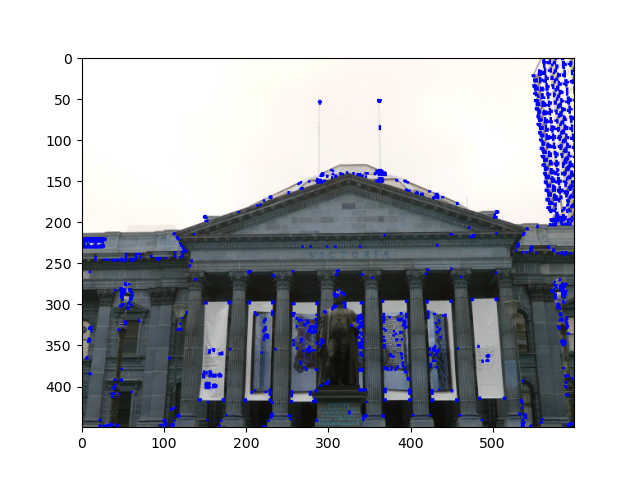
#> input picture Phase1/Code/Corners_1.png, 640 x 480 px, given in place of 1.jpg, which was not available
$ python Wrapper.py
#> lines starting #> are read from the running program, lines starting #| are printed output that depends on the picture; after the words box and inside, x2 and y2 are one past the last pixel; in counts of white or black regions, pixels touching at a corner belong together; pictures that were not available may be replaced by others from this repository, and a replacement may not be noted
# Add any python libraries here

import enum
import numpy as np
import cv2

import matplotlib.pyplot as plt

from tqdm import tqdm
import pickle

import copy

from scipy.ndimage import maximum_filter

import random

def minmax(image):
  image=(image - np.min(image))/np.ptp(image)
  return image

def getHarris(image,photo_index=1):


  # print('Hello')

	original_img=copy.deepcopy(image)

	operatedImage = cv2.cvtColor(image, cv2.COLOR_BGR2GRAY)

	gray_image = np.float32(operatedImage)
	prob_scores = cv2.cornerHarris(gray_image, 2, 3,0.04)#0.15 is free parameter
	prob_scores = cv2.dilate(prob_scores, None)


	mask=prob_scores>0.005*prob_scores.max()

	image[mask]=[0, 0, 255]

	fig=plt.figure()
	plt.imshow(image)
	plt.savefig(f'Corners_{photo_index}.png')

	# print(mask.sum())


	#   cv2.imshow('Corners',image)
	#   cv2.waitKey(0)

	return original_img,prob_scores

def doANMS(original_img,prob_scores,best_points=1000,photo_index=1):


  # n_strong=mask.sum()

	temp_img=copy.deepcopy(original_img)

	local_maximas = maximum_filter(prob_scores,size=30)
	new_mask=(prob_scores==local_maximas)
	temp_mask=(prob_scores>0)
	new_mask=np.logical_and(new_mask,temp_mask)

	indexes=np.argwhere(new_mask==True)

	# print(indexes)

	n_strong=indexes.shape[0]
	r=float('inf')*np.ones((n_strong,))

	ED=0


	for i in tqdm(range(n_strong),total=n_strong):
		for j in range(n_strong):

			x_i=indexes[i][0]
			y_i=indexes[i][1]
			x_j=indexes[j][0]
			y_j=indexes[j][1]

			if prob_scores[x_i,y_i]>prob_scores[x_j,y_j]:

				ED=(x_i-x_j)**2+(y_i-y_j)**2

			if r[i]>ED:
				r[i]=ED

	# print(r)


	# with open('./r_1.pkl','rb') as f:
	# 	r=pickle.load(f)

	#Sort descending
	top_indexes=(-r).argsort()[:best_points]
	top_indexes=indexes[top_indexes]

	print("Number of final points after ANMS:",top_indexes.shape)

	for x,y in top_indexes:

		x_int=y
		y_int=x

		cv2.circle(temp_img,(x_int,y_int),2,(0,0,255),-1)


	fig=plt.figure()
	plt.imshow(temp_img)
	plt.savefig(f'ANMS_{photo_index}.png')

	# with open('r_1.pkl','wb') as f:
	# 	pickle.dump(r,f)

	top_points=top_indexes

	return top_points


def getFeatures(original_img,top_indexes):

	gray_img = cv2.cvtColor(original_img, cv2.COLOR_BGR2GRAY)

	gray_img=np.pad(gray_img,(20,20),mode='edge')


	features=[]

	for x,y in top_indexes:

		x_int=y
		y_int=x


		small_patch=gray_img[x:x+40,y:y+40]

		gauss_patch=cv2.GaussianBlur(small_patch,(3,3),cv2.BORDER_DEFAULT)

		subsampled=gauss_patch[0::5,0::5]
		feature=np.reshape(subsampled,(64,1))

		feature=((feature-np.mean(feature))/(np.std(feature)))

		features.append(feature)


	features=np.array(features)
	# print(features.shape)


	return features


def featureMapping(features_1,features_2,threshold=0.95):

	print('Feature Mapping ...')

	matched_pairs=[]

	for i,feature_1 in enumerate(features_1):

		lowest_dist=float('inf')
		second_lowest_dist=float('inf')

		best_index=0

		for j, feature_2 in enumerate(features_2):

			distance=(feature_1-feature_2)**2
			distance=np.sum(distance)
			distance=np.sqrt(distance)

			if distance < lowest_dist:
				second_lowest_dist=lowest_dist
				lowest_dist=distance

				best_index=j

			elif distance < second_lowest_dist:
				second_lowest_dist=distance


		ratio=lowest_dist/second_lowest_dist

		if ratio<threshold:
			matched_pairs.append([i,best_index])

	print(len(matched_pairs))


	return matched_pairs

def visualize_pairs(image_1,image_2,top_points_1,top_points_2,matched_pairs,title='Mapping'):

	temp_img1=copy.deepcopy(image_1)
	temp_img2=copy.deepcopy(image_2)

	keypoints1=[]
	keypoints2=[]

	match_vector=[]

	### Converting data into required data to visualize matches. Into KeyPoints and DMatch datatypes.

	for x,y in top_points_1:
		keypoints1.append(cv2.KeyPoint(int(y),int(x),3))

	for x,y in top_points_2:
		keypoints2.append(cv2.KeyPoint(int(y),int(x),3))

	for li in matched_pairs:
		match_vector.append(cv2.DMatch(li[0],li[1],1))

	matchedImg=np.array([])

	matchedImg = cv2.drawMatches(temp_img1, keypoints1, temp_img2, keypoints2, match_vector,matchedImg)

	cv2.imwrite(f'{title}.jpg',matchedImg)

	return matchedImg


def doRANSAC(matched_pairs,top_points_1,top_points_2,iterations=1000,distance_threshold=500):

	print('Doing RANSAC')

	# count_epochs=0
	max_inliers=45
	good_match_flag=False
	inliers1=[]
	inliers2=[]
	matched_pairs_final=[]

	homography_matrix=np.array([])

	H_best=None

	if len(matched_pairs)<4:
		return matched_pairs,homography_matrix,good_match_flag

	for count_epochs in tqdm(range(iterations),total=iterations):
		temp_inlier_1=[]
		temp_inlier_2=[]

		temp_matching_pairs=[]

		random_indexes=random.sample(range(len(matched_pairs)),4)

		pts_1=[]
		pts_2=[]

		for i in range(4):
			pts_1.append(top_points_1[matched_pairs[random_indexes[i]][0]])
			pts_2.append(top_points_2[matched_pairs[random_indexes[i]][1]])

		pts_1=np.array(pts_1).astype('float32')
		pts_2=np.array(pts_2).astype('float32')

		H=cv2.getPerspectiveTransform(pts_1,pts_2)


		for k in range(len(matched_pairs)):

			point_1=top_points_1[matched_pairs[k][0]]
			point_2=top_points_2[matched_pairs[k][1]]

			point_1_projected = np.append(point_1, [1], axis = 0)
			point_1_projected = np.matrix.transpose(point_1_projected)

			point_1_projected = np.matmul(H,point_1_projected)

			point_1_projected=np.delete(point_1_projected,2)

			dist=(point_1_projected-point_2)**2
			dist=np.sum(dist)

			if dist < distance_threshold:
				temp_matching_pairs.append(matched_pairs[k])
				temp_inlier_1.append(top_points_1[matched_pairs[k][0]])
				temp_inlier_2.append(top_points_2[matched_pairs[k][1]])


		if len(temp_matching_pairs)>max_inliers:
			H_best=H
			matched_pairs_final=temp_matching_pairs
			inliers1=temp_inlier_1
			inliers2=temp_inlier_2

			break


	if len(matched_pairs_final)>4:
		good_match_flag=True


	print("Final matching pairs are:",len(matched_pairs_final))

	inliers1=np.array(inliers1)
	inliers2=np.array(inliers2)


	homography_matrix,_ = cv2.findHomography(np.float32(inliers1),np.float32(inliers2))


	return matched_pairs_final,homography_matrix,good_match_flag


def doAll():

	photo_index=1

	base1 = cv2.imread("../Data/Train/Set1/1.jpg")
#> base1 is the input picture: shape (480, 640, 3); mean B, G, R 190.9, 185.1, 183.2
	original_img_1,prob_scores=getHarris(base1,photo_index)
#> in getHarris, `mask=prob_scores>0.005*prob_scores.max()`:
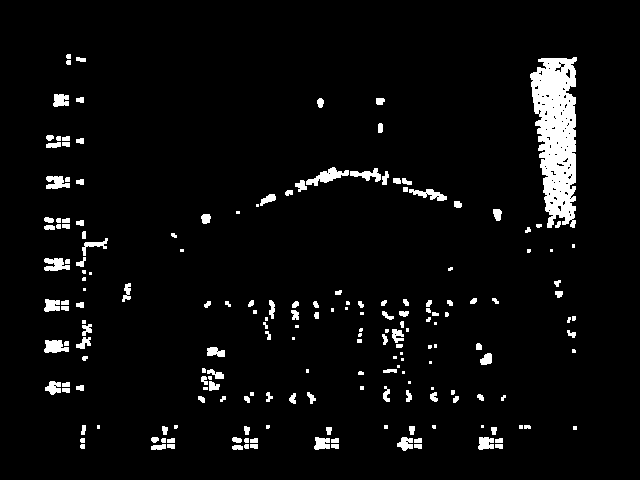
#> mask: shape (480, 640) bool; 4.6% white; 195 white regions (55 under 20 px), largest, box (x1, y1, x2, y2) and area: (530, 57, 577, 228) 5561, (306, 167, 349, 186) 345, (44, 340, 69, 353) 239
#> in getHarris, `image[mask]=[0, 0, 255]`: image: shape (480, 640, 3); 4.64% of pixels changed, all inside (x1, y1, x2, y2) = (44, 54, 577, 451)
	top_points_1=doANMS(original_img_1,prob_scores,photo_index=photo_index)
#> in doANMS, `new_mask=(prob_scores==local_maximas)`: new_mask: shape (480, 640) bool; 29.3% white; 204 white regions (202 under 20 px), largest, box (x1, y1, x2, y2) and area: (0, 0, 640, 480) 81111, (85, 61, 204, 168) 7086
#> in doANMS, `temp_mask=(prob_scores>0)`: temp_mask: shape (480, 640) bool; 41.1% white; 308 white regions (89 under 20 px), largest, box (x1, y1, x2, y2) and area: (75, 55, 579, 436) 105752, (400, 95, 487, 159) 2167, (290, 61, 340, 139) 1887
#> in doANMS, `new_mask=np.logical_and(new_mask,temp_mask)`: new_mask: shape (480, 640) bool; 0.58% white in thin lines or dots, all inside (x1, y1, x2, y2) = (46, 59, 576, 449)
#> in doANMS, `indexes=np.argwhere(new_mask==True)`: indexes = 1792 pairs, first value 59 to 448, second value 46 to 575
#> after the loop in doANMS, `for i in tqdm(range(n_strong),total=n_strong):`: r = 1792 values, max 286450 at index 302, min 0 at index 0, mean 10929.3
#> in doANMS, `top_indexes=(-r).argsort()[:best_points]`: top_indexes = 1000 values, max 1791 at index 340, min 1 at index 403, mean 891.8
#> in doANMS, `top_indexes=indexes[top_indexes]`: top_indexes = 1000 pairs, first value 59 to 448, second value 46 to 575
#| Number of final points after ANMS: (1000, 2)
#> the loop in doANMS, `for x,y in top_indexes: ` made 1000 passes
#> (x, y, x_int, y_int) on passes 1 to 3: (115, 239, 239, 115), (115, 240, 240, 115), (115, 241, 241, 115)
#> after the loop in doANMS, `for x,y in top_indexes:`:
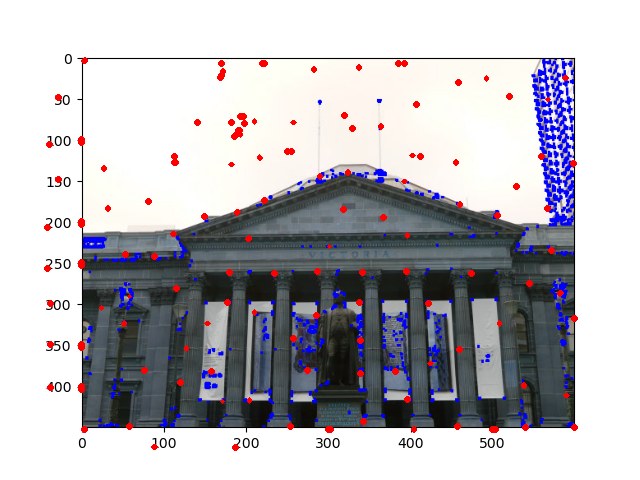
#> temp_img: shape (480, 640, 3); 1.37% of pixels changed, all inside (x1, y1, x2, y2) = (44, 57, 578, 451)
#> in doANMS, `top_points=top_indexes`: top_points has the same summary as top_indexes
#> top_points_1 has the same summary as top_indexes in doANMS
	features_1 = getFeatures(original_img_1,top_points_1)
#> the loop in getFeatures, `for x,y in top_indexes: ` made 1000 passes
#> after the loop in getFeatures, `for x,y in top_indexes:`: features = 1000 items

	photo_index+=1


	base2=cv2.imread("../Data/Train/Set1/2.jpg")
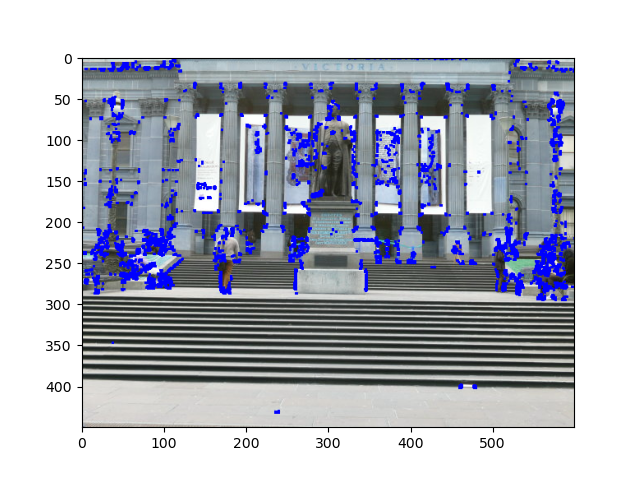
#> input picture Phase1/Code/Corners_2.png, 640 x 480 px, given in place of 2.jpg, which was not available
#> base2 is the input picture: shape (480, 640, 3); mean B, G, R 190.4, 179.2, 175.9
	original_img_2,prob_scores=getHarris(base2,photo_index)
#> in getHarris (call 2), `mask=prob_scores>0.005*prob_scores.max()`: mask: shape (480, 640) bool; 8% white; 405 white regions (97 under 20 px), largest, box (x1, y1, x2, y2) and area: (370, 125, 404, 192) 1048, (119, 228, 166, 292) 866, (548, 132, 566, 202) 592
	top_points_2=doANMS(original_img_2,prob_scores,photo_index=photo_index)
#> call 2 of doANMS, with best_points = 1000, photo_index = 2
#> in doANMS (call 2), `new_mask=(prob_scores==local_maximas)`: new_mask: shape (480, 640) bool; 26.4% white; 158 white regions (157 under 20 px), largest, box (x1, y1, x2, y2) and area: (0, 0, 640, 480) 79667
#> in doANMS (call 2), `temp_mask=(prob_scores>0)`: temp_mask: shape (480, 640) bool; 38.7% white; 85 white regions (29 under 20 px), largest, box (x1, y1, x2, y2) and area: (75, 55, 579, 436) 114022, (44, 339, 69, 354) 288, (44, 258, 70, 272) 283
#> in doANMS (call 2), `new_mask=np.logical_and(new_mask,temp_mask)`: new_mask: shape (480, 640) bool; 0.43% white in thin lines or dots, all inside (x1, y1, x2, y2) = (46, 58, 575, 449)
#> in doANMS (call 2), `indexes=np.argwhere(new_mask==True)`: indexes = 1325 pairs, first value 58 to 448, second value 46 to 574
#> after the loop in doANMS (call 2), `for i in tqdm(range(n_strong),total=n_strong):`: r = 1325 values, max 39456 at index 932, min 0 at index 0, mean 2400.1
#> in doANMS (call 2), `top_indexes=(-r).argsort()[:best_points]`: top_indexes = 1000 values, max 1324 at index 619, min 1 at index 389, mean 677.7
#> in doANMS (call 2), `top_indexes=indexes[top_indexes]`: top_indexes = 1000 pairs, first value 58 to 448, second value 46 to 574
#| Number of final points after ANMS: (1000, 2)
#> the loop in doANMS (call 2), `for x,y in top_indexes: ` made 1000 passes
#> (x, y, x_int, y_int) on passes 1 to 3: (294, 406, 406, 294), (295, 406, 406, 295), (296, 406, 406, 296)
#> after the loop in doANMS (call 2), `for x,y in top_indexes:`:
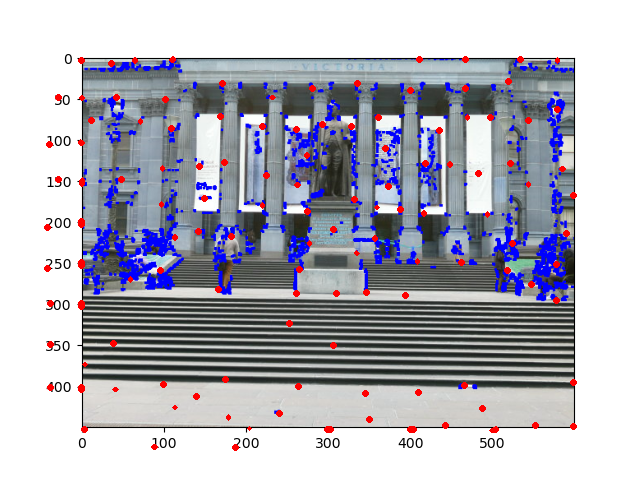
#> temp_img: shape (480, 640, 3); 1.39% of pixels changed, all inside (x1, y1, x2, y2) = (44, 56, 577, 451)
#> in doANMS (call 2), `top_points=top_indexes`: top_points has the same summary as top_indexes
#> top_points_2 has the same summary as top_indexes in doANMS
	features_2 = getFeatures(original_img_2,top_points_2)
#> in getFeatures (call 2), `gray_img=np.pad(gray_img,(20,20),mode='edge')`:
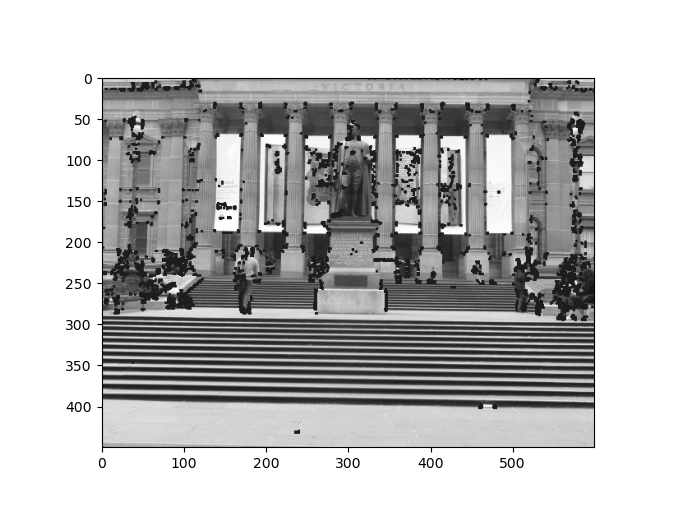
#> gray_img: shape (520, 680); min 0, max 255, mean 189.4
#> the loop in getFeatures (call 2), `for x,y in top_indexes: ` made 1000 passes
#> in getFeatures (call 2), `features=np.array(features)`:
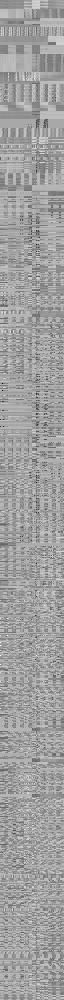
#> features: shape (1000, 64, 1) float64; min -7.07, max 4.18, mean -3.4e-19; drawn with min black and max white

	matched_pairs=featureMapping(features_1,features_2)
#> the loop in featureMapping, `for i,feature_1 in enumerate(features_1): ` made 1000 passes
#> ratio on passes 1 to 3: 0.985, 0.991, 0.989
#| 248

	matchedImg=visualize_pairs(original_img_1,original_img_2,top_points_1,top_points_2,matched_pairs,title='beforeRansac')
#> the loop in visualize_pairs, `for x,y in top_points_1:` made 1000 passes
#> (x, y) on passes 1 to 3: (115, 239), (115, 240), (115, 241)
#> the loop in visualize_pairs, `for x,y in top_points_2:` made 1000 passes
#> (x, y) on passes 1 to 3: (294, 406), (295, 406), (296, 406)
#> the loop in visualize_pairs, `for li in matched_pairs:` made 248 passes
#> li on passes 1 to 3: [33, 305], [34, 305], [35, 305]

	final_matched_pairs,homography_matrix,flag=doRANSAC(matched_pairs,top_points_1,top_points_2)

	matchedImg_ransac=visualize_pairs(original_img_1,original_img_2,top_points_1,top_points_2,final_matched_pairs,title='afterRansac')
#> call 2 of visualize_pairs, with top_points_1 = array of shape (1000, 2), top_points_2 = array of shape (1000, 2), title = 'afterRansac'
#> the loop in visualize_pairs (call 2), `for x,y in top_points_1:` made 1000 passes
#> the loop in visualize_pairs (call 2), `for x,y in top_points_2:` made 1000 passes
#> the loop in visualize_pairs (call 2), `for li in matched_pairs:` made 104 passes
#> li on passes 1 to 12: [253, 417], [254, 379], [255, 408], [256, 435], [257, 397], [258, 425], [259, 414], [260, 237], [261, 231], [262, 223], [263, 255], [265, 247]
#> in visualize_pairs (call 2), `matchedImg = cv2.drawMatches(temp_img1, keypoints1, temp_img2, keypoin..`:
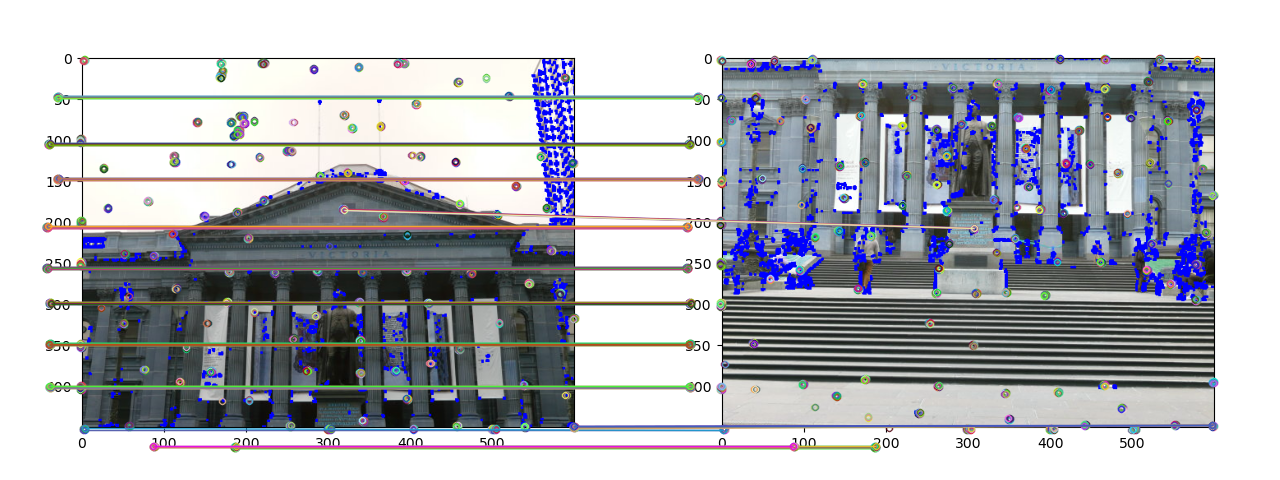
#> matchedImg: shape (480, 1280, 3); mean B, G, R 185.7, 179.2, 177.2


# if __name__=='main':
#   main()

doAll()
